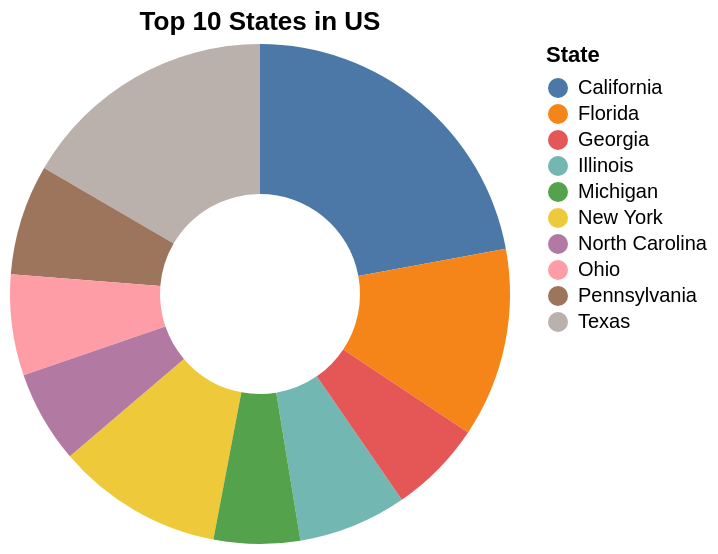

Vega-Lite specification for this chart:
### Vega-Lite specification from a JSON file in a GitHub repository (floating-point values rounded to 4 significant figures)
{"$schema": "https://vega.github.io/schema/vega-lite/v5.json", "title": "Top 10 States in US", "width": 250, "height": 250, "data": {"values": [{"State": "California", "value": 39613493}, {"State": "Texas", "value": 29730311}, {"State": "Florida", "value": 21944577}, {"State": "New York", "value": 19299981}, {"State": "Pennsylvania", "value": 12804123}, {"State": "Illinois", "value": 12569321}, {"State": "Ohio", "value": 11714618}, {"State": "Georgia", "value": 10830007}, {"State": "North Carolina", "value": 10701022}, {"State": "Michigan", "value": 9992427}]}, "mark": {"type": "arc", "innerRadius": 50}, "encoding": {"theta": {"field": "value", "type": "quantitative"}, "color": {"field": "State", "type": "nominal"}, "tooltip": [{"field": "State", "type": "nominal", "title": "State"}, {"field": "value", "type": "quantitative", "title": "Total Population"}]}}
